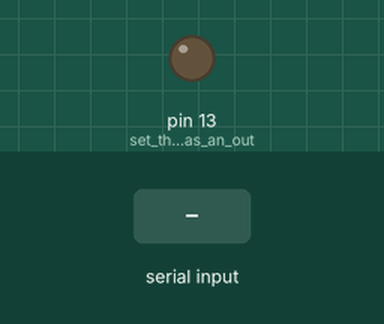
Simulated run of this sketch. Board: Arduino Uno, built with avr-gcc and run on an emulated ATmega328P. Shown: output pins drawn as LEDs (lit = HIGH). Inputs (shaded band) come from the test bench.

Above: at 1.2 s.
1.3 s: "1" received over Serial
At 1.7 s:
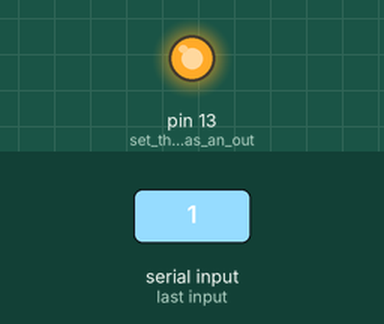
2.8 s: "0" received over Serial
At 4.1 s:
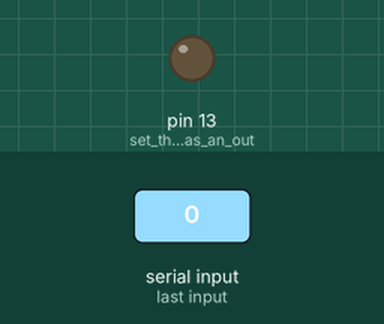
Timing chart, 0 to 5.8 s (numbered marks = the images above; inputs shaded):
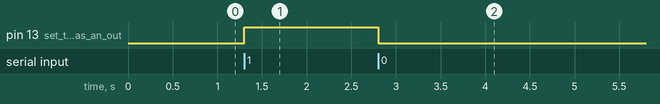

Measured:
- after the input at 1.3 s, pin 13 (set_the_LED_pin_as_an_out): LOW → HIGH at once
- after the input at 2.8 s, pin 13 (set_the_LED_pin_as_an_out): HIGH → LOW at once

The sketch:

LED.ino
```cpp
void setup() {
    pinMode(13, OUTPUT); // set the LED pin as an output
    Serial.begin(9600);  // initialize serial communication at 9600 bits per second
}

void loop() {
    if (Serial.available() > 0) { // check if there is data available on the serial port
        int incomingByte = Serial.read(); // read the incoming byte
        if (incomingByte == '1') {
            digitalWrite(13, HIGH); // turn the LED on
        }
        else if (incomingByte == '0') {
            digitalWrite(13, LOW); // turn the LED off
        }
    }
}
```
